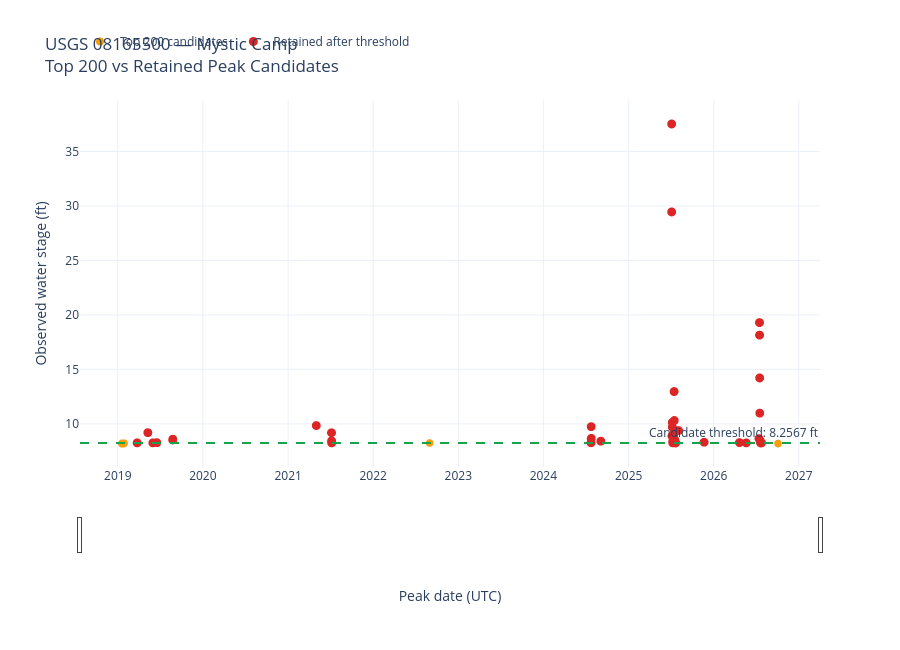

Notebook code for this chart:
### Markdown cell above
## 4. Compare the top 200 with retained peaks
This plot shows the **candidate threshold** as reported by the previous run (8.2567 ft). It is a reference annotation, not a recalculation. Check `candidate_threshold.json` for the exact value and metadata.

### Code cell
# ============================================================
# CELL 10 — TOP 200 VS RETAINED PEAKS
# Statistical candidate threshold visualization
# ============================================================

import json
import plotly.graph_objects as go
from IPython.display import display

# ------------------------------------------------------------
# 1. Load the existing threshold metadata
# ------------------------------------------------------------

threshold_file = DATA_DIR / "candidate_threshold.json"

if not threshold_file.is_file():
    raise FileNotFoundError(threshold_file)

with threshold_file.open("r", encoding="utf-8") as file:
    threshold_data = json.load(file)

print("=" * 70)
print("STATISTICAL CANDIDATE THRESHOLD")
print("=" * 70)

print(json.dumps(threshold_data, indent=2, default=str))

# ------------------------------------------------------------
# 2. Extract the correct threshold
# ------------------------------------------------------------

threshold = threshold_data.get(
    "significant_stage_threshold_candidate_ft"
)

if threshold is None:
    raise ValueError(
        "The statistical candidate threshold is missing "
        "from candidate_threshold.json."
    )

threshold = float(threshold)

print(f"\nCandidate threshold: {threshold:.4f} ft")
print(f"Original peak candidates: {len(top200)}")
print(f"Retained peak candidates: {len(retained)}")
print(f"Excluded candidates: {len(top200) - len(retained)}")

# ------------------------------------------------------------
# 3. Plot top 200 and retained candidates
# ------------------------------------------------------------

fig = go.Figure()

fig.add_trace(
    marker_trace(
        top200,
        "Top 200 candidates",
        "#f59e0b",
        "circle",
        8,
    )
)

fig.add_trace(
    marker_trace(
        retained,
        "Retained after threshold",
        "#dc2626",
        "circle",
        9,
    )
)

# ------------------------------------------------------------
# 4. Statistical candidate threshold reference
# ------------------------------------------------------------

fig.add_hline(
    y=threshold,
    line_dash="dash",
    line_color="#16a34a",
    line_width=2,
    annotation_text=f"Candidate threshold: {threshold:.4f} ft",
    annotation_position="top right",
)

# ------------------------------------------------------------
# 5. Figure layout
# ------------------------------------------------------------

fig.update_layout(
    title=(
        "USGS 08165500 — Mystic Camp"
        "<br>Top 200 vs Retained Peak Candidates"
    ),
    xaxis_title="Peak date (UTC)",
    yaxis_title="Observed water stage (ft)",
    template="plotly_white",
    height=650,
    hovermode="closest",
    legend=dict(
        orientation="h",
        y=1.12,
        x=0,
    ),
    xaxis=dict(
        rangeslider=dict(visible=True)
    ),
)

fig.show()

# ------------------------------------------------------------
# 6. Candidate type summary
# ------------------------------------------------------------

print("\nCANDIDATE TYPES — TOP 200")

display(
    top200["candidate_type"]
    .value_counts()
    .rename_axis("candidate_type")
    .to_frame("count")
)

print("\nVisualization completed.")

### Figure 1 — Plotly figure (JSON) as saved in the notebook; plotly's stock layout.template omitted (floating-point values rounded to 4 significant figures; data arrays with more than 128 entries replaced by an {"elided": "..."} marker saying what was removed)
{"data": [{"customdata": {"elided": "200 str values"}, "hovertemplate": "%{x}<br>Stage: %{y:.2f} ft<extra>Top 200 candidates</extra>", "marker": {"color": "#f59e0b", "size": 8, "symbol": "circle"}, "mode": "markers", "name": "Top 200 candidates", "type": "scattergl", "x": {"elided": "200 str values"}, "y": {"elided": "200 float values"}}, {"customdata": ["unfiltered_observation", "segment_boundary_or_maximum", "detected_event", "detected_event", "detected_event", "detected_event", "detected_event", "detected_event", "detected_event", "detected_event", "detected_event", "detected_event", "detected_event", "detected_event", "detected_event", "detected_event", "segment_boundary_or_maximum", "detected_event", "detected_event", "detected_event", "detected_event", "detected_event", "detected_event", "detected_event", "detected_event", "detected_event", "detected_event", "detected_event", "detected_event", "detected_event", "detected_event", "detected_event", "detected_event", "detected_event", "detected_event", "detected_event", "detected_event", "detected_event", "detected_event", "detected_event", "detected_event", "detected_event", "detected_event", "detected_event", "detected_event", "detected_event", "segment_boundary_or_maximum", "detected_event", "detected_event", "detected_event", "detected_event", "detected_event", "detected_event", "detected_event", "detected_event", "detected_event", "detected_event", "detected_event", "detected_event", "detected_event", "detected_event", "detected_event", "detected_event", "detected_event", "detected_event", "segment_boundary_or_maximum", "detected_event", "detected_event", "detected_event", "detected_event", "detected_event", "detected_event", "detected_event", "detected_event", "detected_event", "detected_event", "detected_event", "detected_event", "detected_event", "detected_event", "detected_event", "detected_event", "detected_event", "detected_event", "detected_event", "detected_event", "detected_event", "detected_event", "detected_event", "detected_event", "detected_event", "detected_event", "detected_event", "detected_event", "detected_event", "detected_event", "detected_event", "detected_event", "detected_event", "detected_event", "detected_event", "detected_event", "detected_event", "detected_event", "detected_event", "detected_event", "detected_event", "detected_event", "detected_event", "detected_event", "detected_event", "detected_event", "detected_event", "detected_event", "detected_event", "detected_event", "detected_event", "detected_event", "detected_event", "detected_event", "detected_event", "detected_event", "detected_event", "detected_event", "detected_event", "detected_event", "detected_event"], "hovertemplate": "%{x}<br>Stage: %{y:.2f} ft<extra>Retained after threshold</extra>", "marker": {"color": "#dc2626", "size": 9, "symbol": "circle"}, "mode": "markers", "name": "Retained after threshold", "type": "scattergl", "x": ["2025-07-04T10:10:00.000000000", "2025-07-04T09:35:00.000000000", "2026-07-16T08:30:00.000000000", "2026-07-16T14:20:00.000000000", "2026-07-17T00:00:00.000000000", "2025-07-14T23:05:00.000000000", "2026-07-17T14:25:00.000000000", "2025-07-15T17:00:00.000000000", "2025-07-07T00:35:00.000000000", "2021-05-01T20:45:00.000000000", "2024-07-24T03:40:00.000000000", "2025-07-07T06:50:00.000000000", "2025-08-02T22:50:00.000000000", "2019-05-10T01:00:00.000000000", "2021-07-06T00:25:00.000000000", "2025-07-14T00:10:00.000000000", "2025-07-05T20:35:00.000000000", "2025-07-13T18:25:00.000000000", "2024-07-24T14:40:00.000000000", "2026-07-14T06:15:00.000000000", "2024-07-24T00:20:00.000000000", "2019-08-25T02:25:00.000000000", "2019-08-24T11:55:00.000000000", "2025-07-17T17:55:00.000000000", "2025-07-17T18:10:00.000000000", "2025-07-17T18:20:00.000000000", "2025-07-17T19:35:00.000000000", "2025-07-17T21:00:00.000000000", "2025-07-17T22:15:00.000000000", "2026-07-19T14:10:00.000000000", "2021-07-06T10:05:00.000000000", "2026-07-19T17:15:00.000000000", "2021-07-06T10:30:00.000000000", "2026-07-19T18:30:00.000000000", "2026-07-19T18:50:00.000000000", "2024-09-03T12:55:00.000000000", "2025-07-18T15:00:00.000000000", "2025-07-18T15:45:00.000000000", "2026-07-19T20:25:00.000000000", "2021-07-06T10:50:00.000000000", "2021-07-06T11:05:00.000000000", "2025-07-18T22:00:00.000000000", "2025-07-13T15:15:00.000000000", "2026-07-20T02:20:00.000000000", "2025-07-19T00:55:00.000000000", "2025-07-19T01:10:00.000000000", "2025-07-08T18:10:00.000000000", "2026-07-20T07:55:00.000000000", "2026-07-20T08:25:00.000000000", "2026-07-20T09:25:00.000000000", "2026-07-20T10:25:00.000000000", "2025-07-19T09:40:00.000000000", "2026-07-20T12:05:00.000000000", "2026-07-20T12:20:00.000000000", "2025-07-19T14:40:00.000000000", "2025-07-19T14:50:00.000000000", "2025-07-19T15:10:00.000000000", "2025-07-19T15:50:00.000000000", "2025-07-19T16:05:00.000000000", "2025-07-19T16:20:00.000000000", "2025-07-19T16:50:00.000000000", "2026-07-20T14:15:00.000000000", "2026-07-20T14:30:00.000000000", "2026-07-20T15:05:00.000000000", "2026-07-20T15:25:00.000000000", "2025-07-08T20:05:00.000000000", "2025-07-19T19:15:00.000000000", "2025-07-19T19:30:00.000000000", "2021-07-06T13:55:00.000000000", "2025-07-19T21:10:00.000000000", "2025-07-19T21:35:00.000000000", "2025-07-19T22:05:00.000000000", "2025-07-19T22:40:00.000000000", "2025-11-20T14:00:00.000000000", "2026-07-20T19:45:00.000000000", "2026-07-20T20:35:00.000000000", "2026-07-20T20:55:00.000000000", "2026-07-20T21:05:00.000000000", "2026-07-20T23:00:00.000000000", "2026-07-20T23:10:00.000000000", "2026-07-20T23:20:00.000000000", "2025-07-09T00:35:00.000000000", "2025-07-20T06:35:00.000000000", "2026-04-21T07:20:00.000000000", "2026-07-21T05:15:00.000000000", "2026-07-21T05:25:00.000000000", "2026-07-21T05:50:00.000000000", "2026-07-21T06:30:00.000000000", "2026-07-21T06:50:00.000000000", "2019-06-17T13:15:00.000000000", "2025-07-09T03:15:00.000000000", "2025-07-20T13:00:00.000000000", "2025-07-20T13:25:00.000000000", "2025-07-20T13:35:00.000000000", "2025-07-20T13:50:00.000000000", "2025-07-20T14:10:00.000000000", "2025-07-20T14:30:00.000000000", "2025-07-20T14:55:00.000000000", "2025-07-20T15:10:00.000000000", "2025-07-20T15:25:00.000000000", "2025-07-20T15:45:00.000000000", "2024-07-23T13:15:00.000000000", "2025-07-09T05:25:00.000000000", "2025-07-20T19:20:00.000000000", "2025-07-20T19:35:00.000000000", "2025-07-20T19:50:00.000000000", "2025-07-20T20:40:00.000000000", "2025-07-20T20:50:00.000000000", "2025-07-20T21:20:00.000000000", "2026-07-21T12:55:00.000000000", "2026-07-21T13:15:00.000000000", "2026-07-21T13:40:00.000000000", "2026-07-21T14:05:00.000000000", "2026-07-21T15:25:00.000000000", "2019-03-24T23:30:00.000000000", "2019-05-31T12:45:00.000000000", "2021-07-06T18:10:00.000000000", "2025-07-09T08:05:00.000000000", "2025-07-20T22:35:00.000000000", "2025-07-20T22:55:00.000000000", "2025-07-21T00:10:00.000000000", "2026-05-20T04:10:00.000000000", "2026-07-21T17:30:00.000000000", "2026-07-21T18:20:00.000000000", "2026-07-21T18:40:00.000000000", "2026-07-21T18:50:00.000000000", "2026-07-24T22:45:00.000000000"], "y": [37.52, 29.45, 19.3, 18.15, 14.22, 12.97, 10.99, 10.31, 10.13, 9.85, 9.75, 9.71, 9.39, 9.2, 9.19, 9.14, 8.89, 8.75, 8.67, 8.65, 8.64, 8.6, 8.53, 8.52, 8.52, 8.52, 8.51, 8.5, 8.49, 8.46, 8.44, 8.44, 8.43, 8.43, 8.43, 8.42, 8.42, 8.42, 8.42, 8.4, 8.4, 8.4, 8.39, 8.39, 8.38, 8.38, 8.37, 8.37, 8.37, 8.36, 8.36, 8.35, 8.35, 8.35, 8.34, 8.34, 8.34, 8.34, 8.34, 8.34, 8.34, 8.34, 8.34, 8.34, 8.34, 8.33, 8.33, 8.33, 8.32, 8.32, 8.32, 8.32, 8.32, 8.32, 8.32, 8.32, 8.32, 8.32, 8.31, 8.31, 8.31, 8.3, 8.29, 8.29, 8.29, 8.29, 8.29, 8.29, 8.29, 8.28, 8.28, 8.28, 8.28, 8.28, 8.28, 8.28, 8.28, 8.28, 8.28, 8.28, 8.28, 8.27, 8.27, 8.27, 8.27, 8.27, 8.27, 8.27, 8.27, 8.27, 8.27, 8.27, 8.27, 8.27, 8.26, 8.26, 8.26, 8.26, 8.26, 8.26, 8.26, 8.26, 8.26, 8.26, 8.26, 8.26, 8.26]}], "layout": {"annotations": [{"showarrow": false, "text": "Candidate threshold: 8.2567 ft", "x": 1, "xanchor": "right", "xref": "x domain", "y": 8.257, "yanchor": "bottom", "yref": "y"}], "height": 650, "hovermode": "closest", "legend": {"orientation": "h", "x": 0, "y": 1.12}, "shapes": [{"line": {"color": "#16a34a", "dash": "dash", "width": 2}, "type": "line", "x0": 0, "x1": 1, "xref": "x domain", "y0": 8.257, "y1": 8.257, "yref": "y"}], "title": {"text": "USGS 08165500 — Mystic Camp<br>Top 200 vs Retained Peak Candidates"}, "xaxis": {"rangeslider": {"visible": true}, "title": {"text": "Peak date (UTC)"}}, "yaxis": {"title": {"text": "Observed water stage (ft)"}}}}
